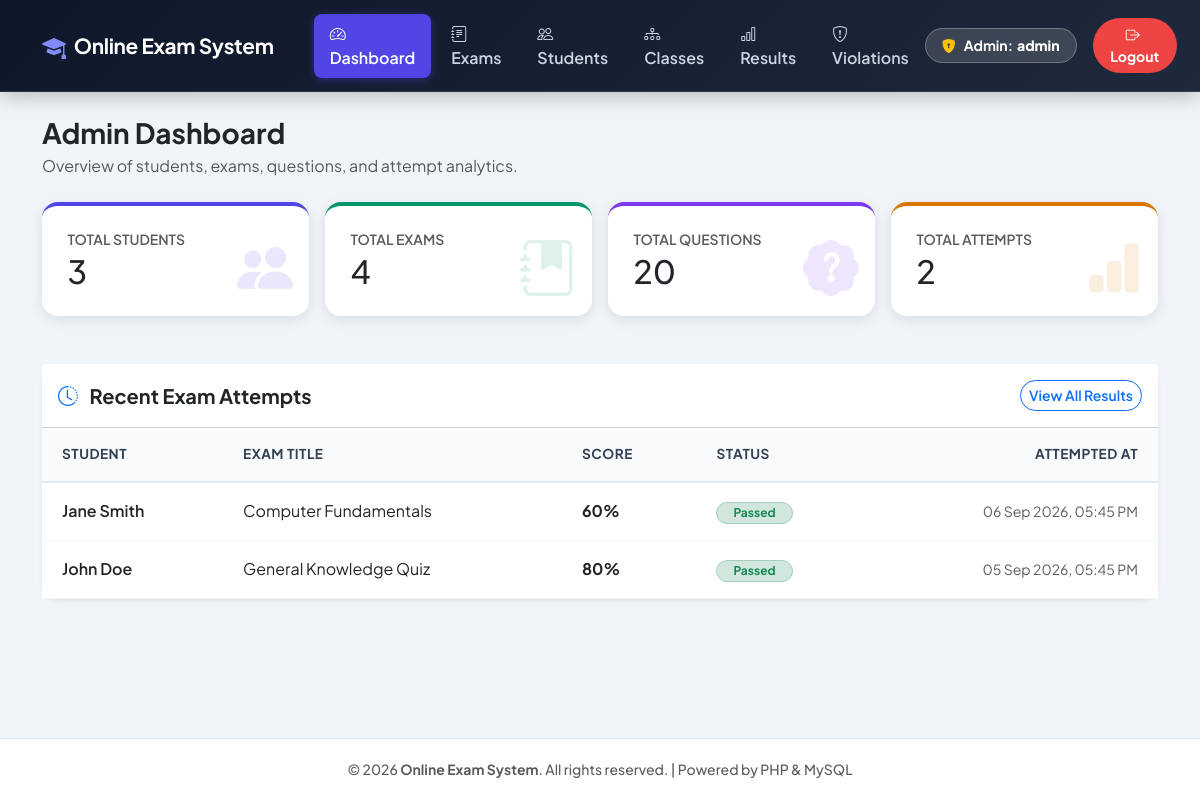
/admin/dashboard.php (signed in), run on an earlier commit of the app's database.
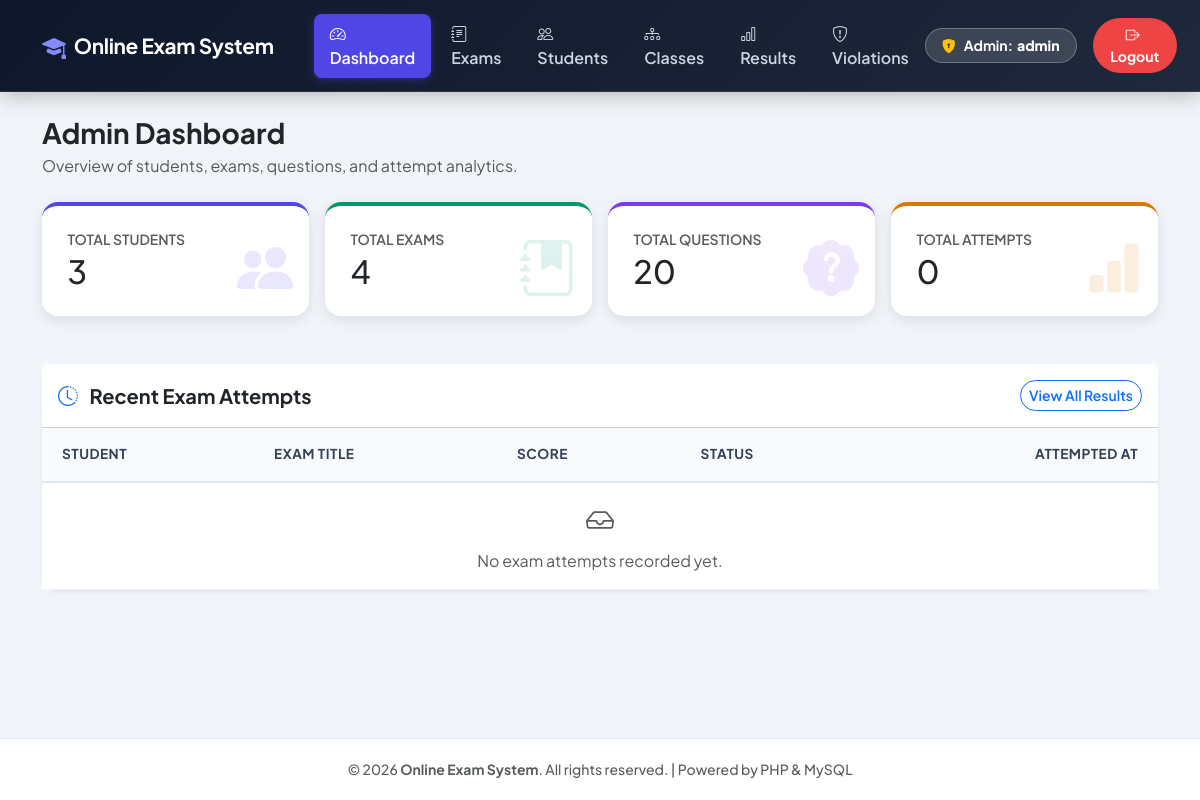
And on a later commit of the database.
### tables this page shows
CREATE TABLE IF NOT EXISTS `results` (
    `id`           INT AUTO_INCREMENT PRIMARY KEY,
    `student_id`   INT          NOT NULL,
    `exam_id`      INT          NOT NULL,
    `score`        INT          NOT NULL,
    `status`       VARCHAR(20)  NOT NULL DEFAULT 'published',
    `admin_feedback` TEXT       NULL,
    `attempted_at` DATETIME     NOT NULL DEFAULT CURRENT_TIMESTAMP,
    `evaluated_at` DATETIME     NULL,
    FOREIGN KEY (`student_id`) REFERENCES `students`(`id`) ON DELETE CASCADE,
    FOREIGN KEY (`exam_id`)    REFERENCES `exams`(`id`)    ON DELETE CASCADE
);

CREATE TABLE IF NOT EXISTS `students` (
    `id`       INT AUTO_INCREMENT PRIMARY KEY,
    `name`     VARCHAR(100) NOT NULL,
    `email`    VARCHAR(100) NOT NULL UNIQUE,
    `password` VARCHAR(255) NOT NULL,
    `class_id` INT NULL,
    FOREIGN KEY (`class_id`) REFERENCES `classes`(`id`) ON DELETE SET NULL
);

CREATE TABLE IF NOT EXISTS `exams` (
    `id`               INT AUTO_INCREMENT PRIMARY KEY,
    `title`            VARCHAR(150) NOT NULL,
    `duration_minutes` INT          NOT NULL DEFAULT 30,
    `result_mode`      VARCHAR(20)  NOT NULL DEFAULT 'instant',
    `start_at`         DATETIME     NULL,
    `end_at`           DATETIME     NULL
);

### admin/dashboard.php (the view, shortened to what the changed rows need)
<?php
include '../includes/header.php';
include '../config/db.php';
$q_students  = mysqli_query($conn, "SELECT COUNT(*) AS c FROM students");
$total_students = ($q_students ? mysqli_fetch_assoc($q_students)['c'] : 0);
$q_exams     = mysqli_query($conn, "SELECT COUNT(*) AS c FROM exams");
$total_exams = ($q_exams ? mysqli_fetch_assoc($q_exams)['c'] : 0);
$q_questions = mysqli_query($conn, "SELECT COUNT(*) AS c FROM questions");
$total_questions = ($q_questions ? mysqli_fetch_assoc($q_questions)['c'] : 0);
$q_results   = mysqli_query($conn, "SELECT COUNT(*) AS c FROM results");
$total_results = ($q_results ? mysqli_fetch_assoc($q_results)['c'] : 0);
$recent_results = mysqli_query($conn, "SELECT r.*, s.name AS student_name, e.title AS exam_title
                                      FROM results r
                                      JOIN students s ON r.student_id = s.id
                                      JOIN exams e ON r.exam_id = e.id
                                      ORDER BY r.attempted_at DESC LIMIT 5");
?>
<div class="row g-3 mb-5">
    <div class="col-md-6 col-xl-3">
        <a href="manage-students.php" class="text-decoration-none">
            <div class="stat-card bg-white border-0 shadow-sm rounded-4 p-4 position-relative overflow-hidden" style="border-top: 4px solid #4f46e5 !important;">
                <h2 class="fw-extrabold mb-0 text-dark"><?php echo $total_students; ?></h2>
            </div>
        </a>
    </div>
    <div class="col-md-6 col-xl-3">
        <a href="manage-exam.php" class="text-decoration-none">
            <div class="stat-card bg-white border-0 shadow-sm rounded-4 p-4 position-relative overflow-hidden" style="border-top: 4px solid #059669 !important;">
                <h2 class="fw-extrabold mb-0 text-dark"><?php echo $total_exams; ?></h2>
            </div>
        </a>
    </div>
    <div class="col-md-6 col-xl-3">
        <a href="manage-questions.php" class="text-decoration-none">
            <div class="stat-card bg-white border-0 shadow-sm rounded-4 p-4 position-relative overflow-hidden" style="border-top: 4px solid #7c3aed !important;">
                <h2 class="fw-extrabold mb-0 text-dark"><?php echo $total_questions; ?></h2>
            </div>
        </a>
    </div>
    <div class="col-md-6 col-xl-3">
        <a href="view-results.php" class="text-decoration-none">
            <div class="stat-card bg-white border-0 shadow-sm rounded-4 p-4 position-relative overflow-hidden" style="border-top: 4px solid #d97706 !important;">
                <h6 class="mb-1 fw-semibold text-muted small text-uppercase ls-1">Total Attempts</h6>
                <h2 class="fw-extrabold mb-0 text-dark"><?php echo $total_results; ?></h2>
                <i class="bi bi-bar-chart-fill stat-icon" style="color:#d97706; opacity:0.12;"></i>
            </div>
        </a>
    </div>
</div>
<div class="card shadow-sm border-0 rounded-4">
    <div class="card-body p-0">
        <div class="table-responsive">
            <table class="table custom-table align-middle mb-0">
                <thead>
                    <tr>
                        <th class="ps-4">Student</th>
                        <th>Exam Title</th>
                        <th>Score</th>
                        <th>Status</th>
                        <th class="pe-4 text-end">Attempted At</th>
                    </tr>
                </thead>
                <tbody>
                    <?php if ($recent_results && mysqli_num_rows($recent_results) > 0): ?>
                        <?php while ($r = mysqli_fetch_assoc($recent_results)):
                            $is_pending = (($r['status'] ?? 'published') === 'pending');
                            $passed = $r['score'] >= 50;
                        ?>
                            <tr>
                                <td class="ps-4 fw-semibold text-dark"><?php echo htmlspecialchars($r['student_name']); ?></td>
                                <td class="text-dark"><?php echo htmlspecialchars($r['exam_title']); ?></td>
                                <td>
                                    <?php if ($is_pending): ?>
                                        <span class="badge bg-warning-subtle text-warning border border-warning-subtle">Draft (<?php echo $r['score']; ?>%)</span>
                                    <?php else: ?>
                                        <span class="fw-bold text-dark"><?php echo $r['score']; ?>%</span>
                                    <?php endif; ?>
                                </td>
                                <td>
                                    <?php if ($is_pending): ?>
                                        <span class="badge bg-warning-subtle text-warning border border-warning-subtle rounded-pill px-3 py-1 fw-bold">
                                            <i class="bi bi-hourglass-split me-1"></i> Pending Review
                                        </span>
                                    <?php elseif ($passed): ?>
                                        <span class="badge bg-success-subtle text-success border border-success-subtle rounded-pill px-3 py-1 fw-bold">Passed</span>
                                    <?php else: ?>
                                        <span class="badge bg-danger-subtle text-danger border border-danger-subtle rounded-pill px-3 py-1 fw-bold">Failed</span>
                                    <?php endif; ?>
                                </td>
                                <td class="pe-4 text-end text-muted small"><?php echo date('d M Y, h:i A', strtotime($r['attempted_at'])); ?></td>
                            </tr>
                        <?php endwhile; ?>
                    <?php else: ?>
                        <tr>
                            <td colspan="5" class="text-center text-muted py-4">
                                <i class="bi bi-inbox fs-3 d-block mb-2"></i> No exam attempts recorded yet.
                            </td>
                        </tr>
                    <?php endif; ?>
                </tbody>
            </table>
        </div>
    </div>
</div>
<?php include '../includes/footer.php'; ?>

What changed in the data, as far as the page shows it:
removed results: student.name "Jane Smith", exam.title "Computer Fundamentals", score "60", status "Passed", attempted_at "06 Sep 2026, 05:45 PM"
removed results: student.name "John Doe", exam.title "General Knowledge Quiz", score "80", status "Passed", attempted_at "05 Sep 2026, 05:45 PM"
Also different on the page:
$total_results: "2" → "0"
text now shown: "No exam attempts recorded yet."
